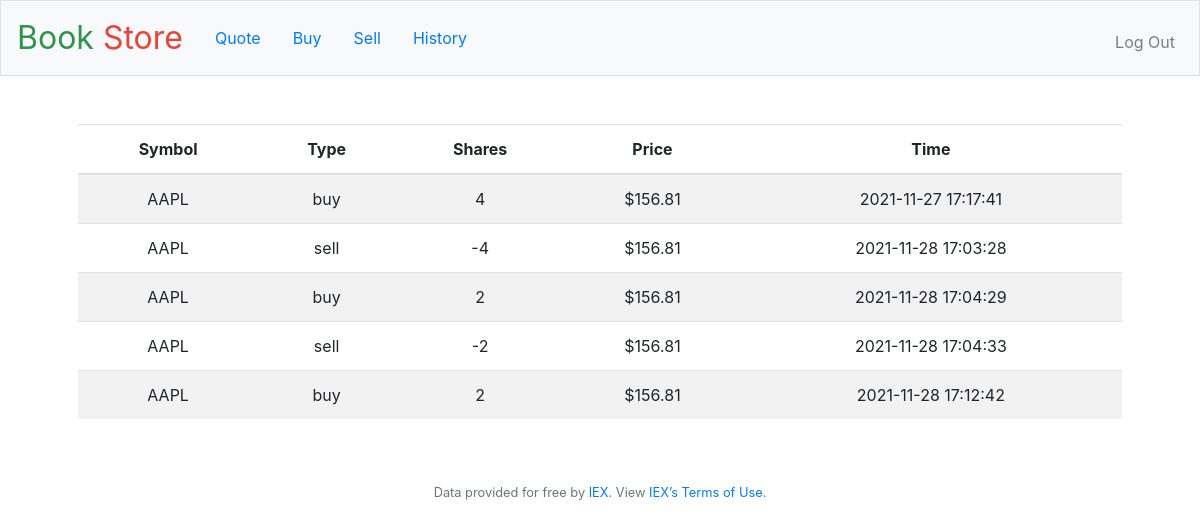
Screenshot of /history (signed in) with the database file from the repository.
### tables this page shows
CREATE TABLE portfolio(
id INTEGER PRIMARY KEY AUTOINCREMENT,
user_id INTEGER NOT NULL,
name TEXT NOT NULL,
shares INTEGER NOT NULL,
price NUMERIC NOT NULL,
type TEXT NOT NULL,
symbol TEXT NOT NULL,
timestamp TIMESTAMP DEFAULT CURRENT_TIMESTAMP,
FOREIGN KEY(user_id) REFERENCES users(id)
);

### application.py (the view)
@app.route("/history")
@login_required
def history():
    user_id = session["user_id"]
    hsitorical = db.execute("SELECT symbol, type, price, shares, timestamp FROM portfolio WHERE user_id = ?", user_id)
    return render_template("history.html", his=hsitorical, usd=usd)

### application.py (called while the page is built)
@app.after_request
def after_request(response):
    response.headers["Cache-Control"] = "no-cache, no-store, must-revalidate"
    response.headers["Expires"] = 0
    response.headers["Pragma"] = "no-cache"
    return response

### helpers.py (called while the page is built)
def login_required(f):
    @wraps(f)
    def decorated_function(*args, **kwargs):
        if session.get("user_id") is None:
            return redirect("/login")
        return f(*args, **kwargs)
    return decorated_function

def usd(value):
    return f"${value:,.2f}"

### templates/history.html (shortened to what this page needs)
{% extends "layout.html" %}
{% block main %}
<table class="table table-striped">
    <thead>
        <tr>
            <th>Symbol</th>
            <th>Type</th>
            <th>Shares</th>
            <th>Price</th>
            <th>Time</th>
        </tr>
    </thead>
        <tbody>
              {% for h in his %}
        <tr>
          <td>{{h.symbol}}</td>
          <td>{{h.type}}</td>
          <td>{{h.shares}}</td>
          <td>{{usd(h.price)}}</td>
          <td>{{h.timestamp}}</td>
        </tr>
              {% endfor %}
        </tbody>
</table>
{% endblock %}

### templates/layout.html (shortened to what this page needs)
<!DOCTYPE html>
<html lang="en">
    <head>
        <link rel="stylesheet" href="https://cdn.jsdelivr.net/npm/bootstrap@4.5.3/dist/css/bootstrap.min.css">
        <link href="/static/styles.css" rel="stylesheet">
    </head>
    <body>
        <nav class="navbar navbar-expand-md navbar-light bg-light border">
            <a class="navbar-brand" href="/"> <span class="green">Book</span> <span class="red">Store</span></a>
            <div class="collapse navbar-collapse" id="navbar">
                {% if session.user_id %}
                    <ul class="nav col-12 col-lg-auto me-lg-auto mb-2 justify-content-center mb-md-0">
                        <li class="nav-item"><a class="nav-link" href="/quote">Quote</a></li>
                        <li class="nav-item"><a class="nav-link" href="/buy">Buy</a></li>
                        <li class="nav-item"><a class="nav-link" href="/sell">Sell</a></li>
                        <li class="nav-item"><a class="nav-link" href="/history">History</a></li>
                    </ul>
                    <ul class="navbar-nav ml-auto mt-2">
                        <li class="nav-item"><a class="nav-link" href="/logout">Log Out</a></li>
                    </ul>
                {% else %}
                    <ul class="navbar-nav ml-auto mt-2">
                        <li class="btn btn-warning"><a class="nav-link" href="/register">Register</a></li>
                        <li class="btn btn-outline-light me-2"><a class="nav-link" href="/login">Log In</a></li>
                    </ul>
                {% endif %}
            </div>
        </nav>
        <main class="container p-5">
            {% block main %}{% endblock %}
        </main>
        <footer class="small text-center text-muted">
            Data provided for free by <a href="https://iextrading.com/developer">IEX</a>. View <a href="https://iextrading.com/api-exhibit-a/">IEX’s Terms of Use</a>.
        </footer>
    </body>
</html>

### static/styles.css (style rules this page uses)
nav .navbar-brand { font-size: xx-large; }
nav .navbar-brand .red { color: #ea433b; }
nav .navbar-brand .green { color: #2e944b; }
main { overflow-x: auto; text-align: center; }

### rows the page displays
portfolio: symbol "AAPL", type "buy", shares "4", price "$156.81", timestamp "2021-11-27 17:17:41"
portfolio: symbol "AAPL", type "sell", shares "-4", price "$156.81", timestamp "2021-11-28 17:03:28"
portfolio: symbol "AAPL", type "buy", shares "2", price "$156.81", timestamp "2021-11-28 17:04:29"
portfolio: symbol "AAPL", type "sell", shares "-2", price "$156.81", timestamp "2021-11-28 17:04:33"
portfolio: symbol "AAPL", type "buy", shares "2", price "$156.81", timestamp "2021-11-28 17:12:42"
